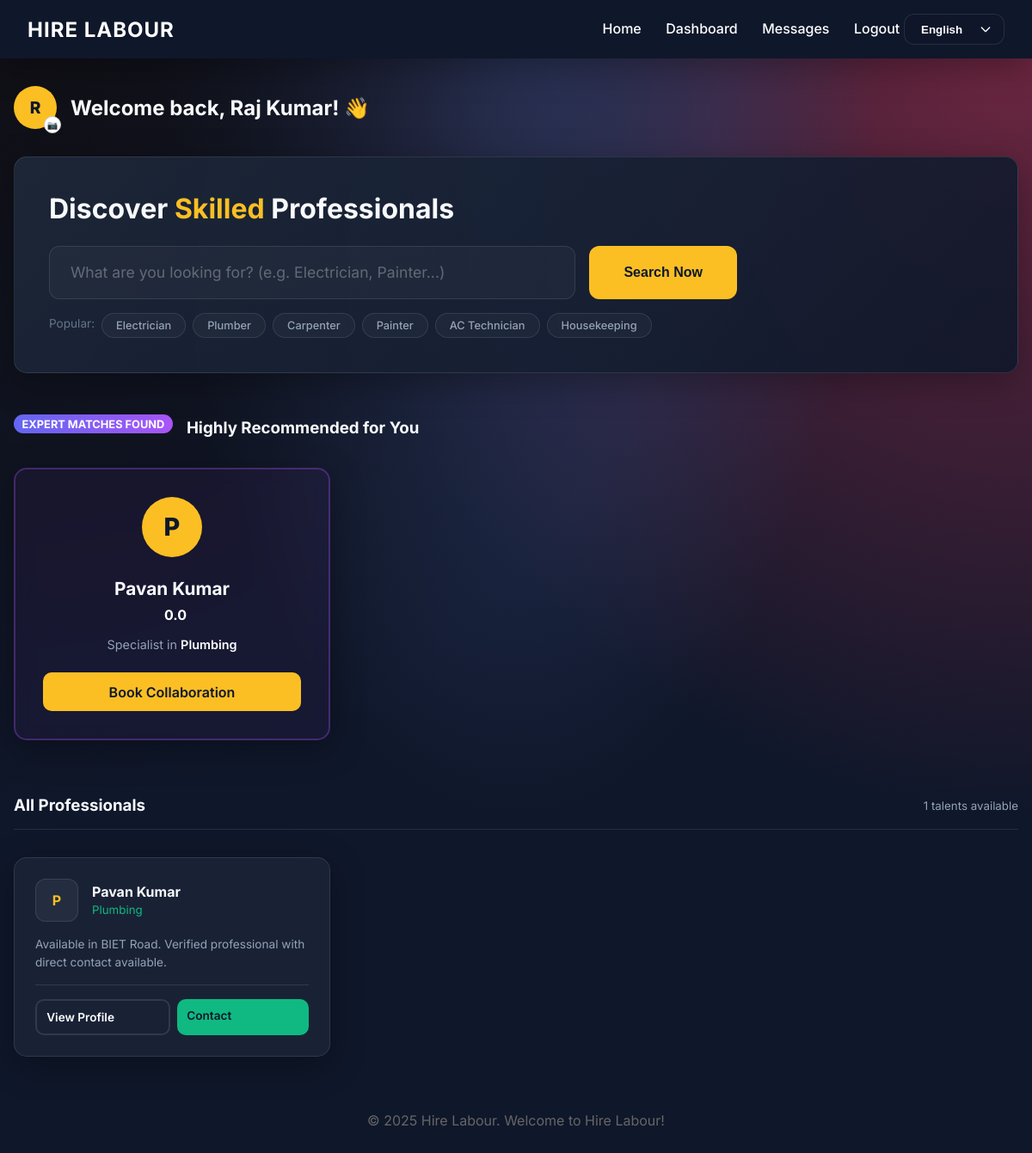
Page /public_dashboard (signed in) on the committed database.
### hire_labour_python/models.py (models this page shows, shortened)
class Public(db.Model, UserMixin):
    __tablename__ = 'publics'
    public_id = db.Column(db.Integer, primary_key=True)
    username = db.Column(db.String(50), unique=True, nullable=False)
    password = db.Column(db.String(255), nullable=False)
    full_name = db.Column(db.String(100), nullable=False)
    email = db.Column(db.String(100), unique=True, nullable=False)
    phone = db.Column(db.String(15), nullable=False)
    profile_image = db.Column(db.String(255))
    registration_date = db.Column(db.DateTime, default=datetime.utcnow)
    feedbacks = db.relationship('Feedback', backref='public', lazy=True)

class Labour(db.Model, UserMixin):
    __tablename__ = 'labours'
    labour_id = db.Column(db.Integer, primary_key=True)
    username = db.Column(db.String(50), unique=True, nullable=False)
    password = db.Column(db.String(255), nullable=False)
    full_name = db.Column(db.String(100), nullable=False)
    email = db.Column(db.String(100), unique=True, nullable=False)
    phone = db.Column(db.String(15), nullable=False)
    service_offered = db.Column(db.String(100), nullable=False)
    address = db.Column(db.Text)
    profile_image = db.Column(db.String(255))
    id_card_image = db.Column(db.String(255))
    selfie_image = db.Column(db.String(255))
    face_encoding = db.Column(db.Text)
    trust_score = db.Column(db.Integer, default=0)
    status = db.Column(db.String(20), default='Pending') # Verified, Suspicious, Fake, Pending
    registration_date = db.Column(db.DateTime, default=datetime.utcnow)
    feedbacks = db.relationship('Feedback', backref='labour', lazy=True)

### hire_labour_python/app.py (the view)
@app.route('/public_dashboard')
@login_required
def public_dashboard():
    raw_service = request.args.get('service', '')
    ai_corrected = False
    original_query = raw_service
    if raw_service:
        resolved, was_corrected = nlp_search(raw_service)
        service = resolved
        ai_corrected = was_corrected
    else:
        service = ''
    rec_query = db.session.query(
        Labour, func.avg(Feedback.rating).label('avg_rating')
    ).join(Feedback)
    if service:
        results = Labour.query.filter(Labour.service_offered.ilike(f'%{service}%')).all()
        recommendations = rec_query.filter(Labour.service_offered.ilike(f'%{service}%'))\
            .group_by(Labour.labour_id).order_by(func.avg(Feedback.rating).desc()).limit(3).all()
        if not recommendations:
            fallback_labours = Labour.query.filter(Labour.service_offered.ilike(f'%{service}%')).limit(3).all()
            recommendations = [(l, 0.0) for l in fallback_labours]
    else:
        results = Labour.query.all()
        recommendations = rec_query.group_by(Labour.labour_id).order_by(func.avg(Feedback.rating).desc()).limit(3).all()
        if not recommendations:
            fallback_labours = Labour.query.limit(3).all()
            recommendations = [(l, 0.0) for l in fallback_labours]
    return render_template('public_dashboard.html',
                           results=results,
                           service=service,
                           recommendations=recommendations,
                           ai_corrected=ai_corrected,
                           original_query=original_query)

### hire_labour_python/app.py (called while the page is built)
@login_manager.user_loader
def load_user(user_id):
    try:
        if user_id.startswith('admin_'):
            return Admin.query.get(int(user_id.split('_')[1]))
        elif user_id.startswith('labour_'):
            return Labour.query.get(int(user_id.split('_')[1]))
        elif user_id.startswith('public_'):
            return Public.query.get(int(user_id.split('_')[1]))
    except:
        return None
    return None

@app.context_processor
def inject_lang():
    lang = session.get('lang', 'en')
    en = TRANSLATIONS['en']
    current = TRANSLATIONS.get(lang, en)
    merged = {**en, **current}
    return dict(lang=lang, t=merged)

### hire_labour_python/templates/public_dashboard.html (shortened to what this page needs)
{% extends 'base.html' %}
{% block content %}
<div style="display: flex; align-items: center; justify-content: space-between; margin-bottom: 2rem;">
    <div style="display: flex; align-items: center; gap: 1rem;">
        <div style="position: relative;">
            {% if current_user.profile_image %}
            <img src="{{ url_for('uploaded_file', filename=current_user.profile_image) }}"
                style="width: 50px; height: 50px; border-radius: 50%; border: 2px solid var(--secondary-color); object-fit: cover;">
            {% else %}
            <div
                style="width: 50px; height: 50px; border-radius: 50%; background: var(--secondary-color); color: var(--primary-color); display: flex; align-items: center; justify-content: center; font-weight: 800; font-size: 1.2rem;">
                {{ current_user.full_name[0] }}</div>
            {% endif %}
            <form action="{{ url_for('upload_profile') }}" method="POST" enctype="multipart/form-data"
                style="position: absolute; bottom: -5px; right: -5px;">
                <label for="profile_upload_public"
                    style="background: white; color: black; width: 20px; height: 20px; border-radius: 50%; display: flex; align-items: center; justify-content: center; cursor: pointer; font-size: 10px; border: 1px solid #ccc;">
                    📷
                </label>
            </form>
        </div>
        <h2 style="margin: 0; font-size: 1.5rem;">Welcome back, {{ current_user.full_name }}! 👋</h2>
    </div>
</div>
<div style="margin-bottom: 3rem;">
    <div class="card"
        style="padding: 2.5rem; background: linear-gradient(135deg, rgba(30, 41, 59, 0.9), rgba(15, 23, 42, 0.9)); border-color: var(--glass-border);">
        <h2 style="margin-bottom: 1.5rem; font-size: 2rem;">Discover <span
                style="color: var(--secondary-color);">Skilled</span> Professionals</h2>
        <form action="{{ url_for('public_dashboard') }}" method="GET"
            style="display: flex; gap: 1rem; max-width: 800px;">
            <div style="flex: 1; position: relative;">
                <input type="text" name="service" list="service-suggestions" class="form-control"
                    placeholder="What are you looking for? (e.g. Electrician, Painter...)" value="{{ service }}"
                    style="padding: 1.2rem 1.5rem; border-radius: 12px; font-size: 1.1rem; background: rgba(255,255,255,0.03);" autocomplete="off">
            </div>
            <button type="submit" class="btn btn-primary"
                style="padding: 0 2.5rem; border-radius: 12px; font-weight: 700; font-size: 1rem;">Search Now</button>
        </form>
        <div style="margin-top: 1rem; display: flex; flex-wrap: wrap; gap: 0.5rem;">
            <span style="color: #64748b; font-size: 0.85rem; padding-top: 0.3rem;">Popular:</span>
            {% for tag in ['Electrician', 'Plumber', 'Carpenter', 'Painter', 'AC Technician', 'Housekeeping'] %}
            <a href="{{ url_for('public_dashboard', service=tag) }}"
                style="background: rgba(255,255,255,0.03); border: 1px solid var(--glass-border); padding: 0.4rem 1rem; border-radius: 50px; font-size: 0.8rem; color: #94a3b8; text-decoration: none; transition: all 0.2s; font-weight: 500;"
                onmouseover="this.style.borderColor='#6366f1'; this.style.color='white';"
                onmouseout="this.style.borderColor='rgba(255,255,255,0.1)'; this.style.color='#94a3b8';">
                {{ tag }}
            </a>
            {% endfor %}
        </div>
    </div>
</div>
{% if recommendations %}
<div style="margin-bottom: 4rem;">
    <div style="display: flex; align-items: center; gap: 1rem; margin-bottom: 2rem;">
        <div class="ai-badge"
            style="animation: pulse 2s infinite; background: linear-gradient(90deg, #6366f1, #a855f7);">EXPERT MATCHES
            FOUND</div>
        <h3 style="margin: 0;">Highly Recommended for You</h3>
    </div>
    <div class="grid">
        {% for labour, avg in recommendations %}
        <div class="card"
            style="border: 2px solid rgba(168, 85, 247, 0.3); background: rgba(168, 85, 247, 0.05); text-align: center; padding: 2rem;">
            <div
                style="width: 70px; height: 70px; background: var(--secondary-color); border-radius: 50%; margin: 0 auto 1.5rem; display: flex; align-items: center; justify-content: center; font-size: 1.8rem; font-weight: 800; color: var(--primary-color);">
                {{ labour.full_name[0] }}
            </div>
            <h4 style="font-size: 1.3rem; margin-bottom: 0.5rem;">{{ labour.full_name }}</h4>
            <div style="display: flex; justify-content: center; gap: 0.2rem; color: #fbc02d; margin-bottom: 1rem;">
                <span style="font-weight: 700; color: white; margin-left: 0.5rem;">{{ "%.1f"|format(avg) }}</span>
            </div>
            <p style="color: #94a3b8; font-size: 0.9rem; margin-bottom: 1.5rem;">Specialist in <span
                    style="color: white; font-weight: 600;">{{ labour.service_offered }}</span></p>
            <a href="{{ url_for('view_labour', id=labour.labour_id) }}" class="btn btn-primary"
                style="width: 100%; border-radius: 10px;">Book Collaboration</a>
        </div>
        {% endfor %}
    </div>
</div>
{% endif %}
<div
    style="display: flex; align-items: center; justify-content: space-between; margin-bottom: 2rem; border-bottom: 1px solid var(--glass-border); padding-bottom: 1rem;">
    <h3 style="margin: 0;">{% if service %}Results for "{{ service }}"{% else %}All Professionals{% endif %}</h3>
    <small style="color: #94a3b8;">{{ results|length }} talents available</small>
</div>
<div class="grid">
    {% for labour in results %}
    <div class="card" style="display: flex; flex-direction: column; gap: 1rem; transition: transform 0.2s;">
        <div style="display: flex; align-items: center; gap: 1rem;">
            <div
                style="width: 50px; height: 50px; background: rgba(255,255,255,0.05); border-radius: 12px; display: flex; align-items: center; justify-content: center; font-weight: 700; color: var(--secondary-color); border: 1px solid var(--glass-border);">
                {{ labour.full_name[0] }}
            </div>
            <div>
                <h4 style="margin: 0;">{{ labour.full_name }}</h4>
                <small style="color: var(--accent-color);">{{ labour.service_offered }}</small>
            </div>
        </div>
        <p style="font-size: 0.85rem; color: #94a3b8; line-height: 1.5;">Available in {{ labour.address or 'Global' }}.
            Verified professional with direct contact available.</p>
        <div
            style="margin-top: auto; border-top: 1px solid var(--glass-border); padding-top: 1rem; display: flex; gap: 0.5rem;">
            <a href="{{ url_for('view_labour', id=labour.labour_id) }}" class="btn btn-outline"
                style="flex: 1; font-size: 0.85rem; padding: 0.7rem; border-color: var(--glass-border); border-radius: 10px;">View
                Profile</a>
            <a href="{{ url_for('chat', labour_id=labour.labour_id) }}" class="btn btn-primary"
                style="flex: 1; font-size: 0.85rem; padding: 0.7rem; border-radius: 10px; background: var(--accent-color); border: none; color: var(--primary-color);">Contact</a>
        </div>
    </div>
    {% endfor %}
</div>
{% endblock %}

### hire_labour_python/static/css/style.css (style rules this page uses)
:root { --primary-color: #0f172a; --secondary-color: #fbbf24; --accent-color: #10b981; --bg-color: #0f172a; --text-color: #f8fafc; --glass-bg: rgba(30, 41, 59, 0.7); --glass-border: rgba(255, 255, 255, 0.1); --shadow: 0 10px 40px 0 rgba(0, 0, 0, 0.3); }
* { box-sizing: border-box; margin: 0; padding: 0; }
body { font-family: 'Inter', 'Outfit', sans-serif; background: radial-gradient(at 0% 0%, hsla(253, 16%, 7%, 1) 0, transparent 50%), radial-gradient(at 50% 0%, hsla(225, 39%, 30%, 1) 0, transparent 50%), radial-gradient(at 100% 0%, hsla(339, 49%, 30%, 1) 0, transparent 50%); background-color: var(--bg-color); background-attachment: fixed; color: var(--text-color); min-height: 100vh; display: flex; flex-direction: column; }
.card { background: var(--glass-bg); backdrop-filter: blur(10px); -webkit-backdrop-filter: blur(10px); border: 1px solid var(--glass-border); border-radius: 15px; padding: 1.5rem; box-shadow: var(--shadow); transition: transform 0.3s, box-shadow 0.3s; }
.btn { padding: 0.8rem 1.5rem; border-radius: 8px; border: none; font-weight: 600; cursor: pointer; transition: all 0.3s; text-decoration: none; display: inline-block; }
.btn-primary { background: var(--secondary-color); color: var(--primary-color); }
.btn-outline { border: 2px solid white; color: white; background: transparent; }
.grid { display: grid; grid-template-columns: repeat(auto-fill, minmax(300px, 1fr)); gap: 2rem; }
.form-control { width: 100%; padding: 0.8rem 1rem; border-radius: 10px; border: 1px solid var(--glass-border); background: rgba(255, 255, 255, 0.05); color: white; font-family: inherit; font-size: 1rem; transition: all 0.3s ease; }
.form-control::placeholder { color: rgba(255, 255, 255, 0.3); }
.ai-badge { background: linear-gradient(90deg, #6200ea, #d500f9); color: white; padding: 0.2rem 0.6rem; border-radius: 20px; font-size: 0.8rem; font-weight: 700; display: inline-block; margin-bottom: 0.5rem; animation: pulse 2s infinite; }

### rows in the picture
Public: full_name "R", full_name "Raj Kumar"
Labour: full_name "P", full_name "Pavan Kumar", avg "0.0", service_offered "Plumbing", address "BIET Road"

### other values in the picture
{{ t['logout'] }} "Logout"
{{ tag }} "Electrician" "Plumber" "Carpenter" "Painter" "AC Technician" "Housekeeping"
{{ results|length }} "1"
{{ t['welcome'] }} "Welcome to Hire Labour!"
